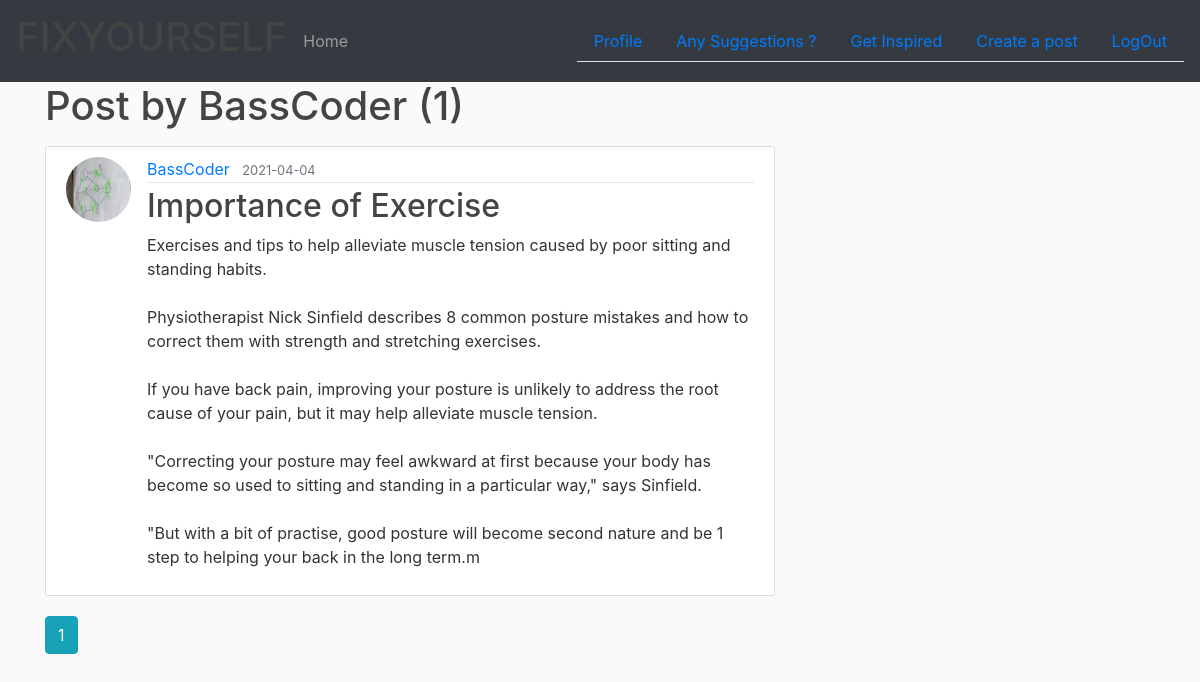
Page /user/BassCoder (signed in) on the committed database.
### se_hackethon_project/models.py (models this page shows, shortened)
class User(db.Model,UserMixin):
    id = db.Column(db.Integer,primary_key=True)
    name = db.Column(db.String(20),nullable=False)
    email = db.Column(db.String(120),unique=True,nullable=False)
    image_file = db.Column(db.String(20),nullable=False,default = 'default.jpg')
    password = db.Column(db.String(60),nullable=False)
    posts = db.relationship('Post', backref='author', lazy=True)
    feedbacks = db.relationship('Feedback',backref='customer',lazy=True)

class Post(db.Model):
    id = db.Column(db.Integer,primary_key = True)
    title = db.Column(db.String(100),nullable = False)
    date_posted = db.Column(db.DateTime,nullable = False,default = datetime.utcnow)
    content = db.Column(db.Text,nullable=False)
    image_file = db.Column(db.String(20),nullable=False,default = 'default1.jpg')
    user_id = db.Column(db.Integer, db.ForeignKey('user.id'), nullable=False)

### se_hackethon_project/routes.py (the view)
@app.route("/user/<string:username>")
def user_posts(username):
    page = request.args.get('page', 1, type=int)
    user = User.query.filter_by(name=username).first_or_404()
    posts = Post.query.filter_by(author=user).order_by(
        Post.date_posted.desc()).paginate(page=page, per_page=2)
    return render_template('user_posts.html', posts=posts, user=user)

### se_hackethon_project/models.py (called while the page is built)
@login_manager.user_loader
def load_user(user_id):
    return User.query.get(int(user_id))

### se_hackethon_project/templates/user_posts.html
{% extends 'layout.html' %}
{% block content %}
  <h1 class="mb-3">Post by {{ user.name }} ({{posts.total}})</h1>
  {% for post in posts.items %}
      <article class="media content-section">
        <img class="rounded-circle article-img" src="{{ url_for('static',filename = 'profile_pics/' + post.author.image_file) }}">
        <div class="media-body">
          <div class="article-metadata">
            <a class="mr-2" href="{{ url_for('user_posts',username=post.author.name) }}">{{ post.author.name }}</a>
            <small class="text-muted">{{ post.date_posted.strftime("%Y-%m-%d") }}</small>
          </div>
          <h2><a class="article-title" href="{{ url_for('post',post_id = post.id) }}">{{ post.title }}</a></h2>
          <p class="article-content">{{ post.content }}</p>
        </div>
      </article>
  {% endfor %}
  {% for page_num in posts.iter_pages(left_edge=1,right_edge=1,left_current=1,right_current=2) %}
    {% if page_num %}
      {% if posts.page == page_num %}
        <a class="btn btn-info mb-4" href="{{url_for('user_posts',username = user.name,page=page_num)}}">{{page_num}}</a>
      {% else %}
        <a class="btn btn-outline-info mb-4" href="{{url_for('user_posts',username = user.name,page=page_num)}}">{{page_num}}</a>
      {% endif %}
    {% else %}
      ...
    {% endif %}
  {% endfor %}
{% endblock content %}

### se_hackethon_project/static/main.css (style rules this page uses)
body { background: #fafafa; color: #333333; }
h1, h2, h3, h4, h5, h6 { color: #444444; }
.content-section { background: #ffffff; padding: 10px 20px; border: 1px solid #dddddd; border-radius: 3px; margin-bottom: 20px; }
.article-title { color: #444444; }
.article-content { white-space: pre-line; }
.article-img { height: 65px; width: 65px; margin-right: 16px; }
.article-metadata { padding-bottom: 1px; margin-bottom: 4px; border-bottom: 1px solid #e3e3e3 }

### rows in the picture
User: name "BassCoder"
Post: image_file (picture), author.name "BassCoder", date_posted "2021-04-04", title "Importance of Exercise", content "Exercises and tips to help alleviate muscle tension caused by poor sitting and standing habits. Physiotherapist Nick Sinfield describes 8 common posture mistakes and how to correct them with strength and stretching exercises. If you have back pain, improving your posture is unlikely to address the root cause of your pain, but it may help alleviate muscle tension. \"Correcting your posture may feel awkward at first because your body has become so used to sitting and standing in a particular way,\" says Sinfield. \"But with a bit of practise, good posture will become second nature and be 1 step to helping your back in the long term.m"

### other values in the picture
{{ posts.total }} "1"
{{ page_num }} "1"
